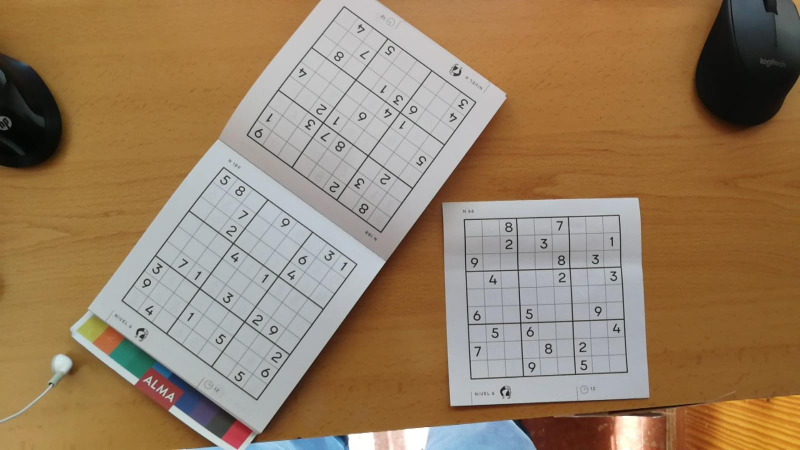
%> input picture Segmentacion/Sudoku7.jpeg, 1600 x 900 px (shown at 1/2 size)
$ octave test_segmentation.m   (GNU Octave 9; MATLAB toolbox functions it lacks are replaced by stand-ins)
%> lines starting %> are read from the running program, lines starting %| are printed output that depends on the picture; in (x1, y1, x2, y2) boxes, pixels count from 0 and x2, y2 are one past the last pixel; in counts of white or black regions, pixels touching at a corner belong together; the program's own positions count from 1
%> further down, image is the input picture: size 900x1600x3 uint8; mean R, G, B 151.7, 127.2, 99
### Segmentacion/find_squares.m
function [squares,num_squares] = find_squares(image)

    %% Parameters
    open = 1000;        % Elimite small objects
    min_area = 10000;   % Elimite small objects
    u_max = 0.75;       % Maximum threshold
    u_min = 0.25;        % Minimum threshold

    display1 = 0;
    display2 = 0;
    display3 = 0;

    %% Preprocessed

    % Binarization using the Otsu method (adaptative)
    ImGRay = 255-rgb2gray(image);
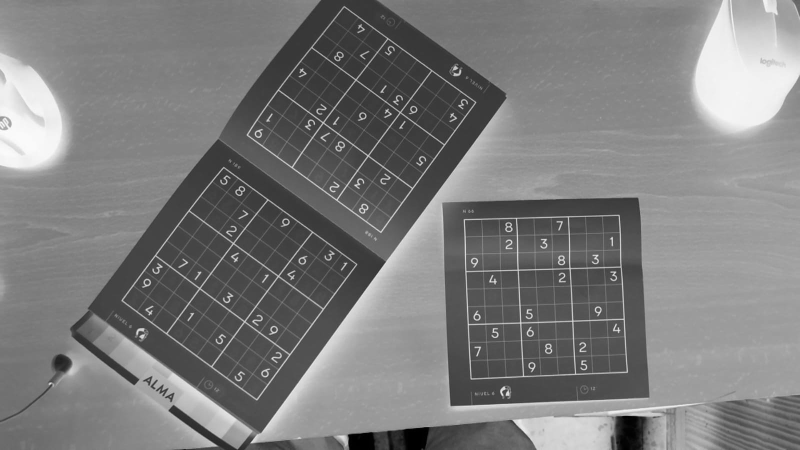
%> ImGRay: size 900x1600 uint8 (shown at 1/2 size); min 0, max 254, mean 123.7
    Ibw = imbinarize(ImGRay,'adaptive','Sensitivity',0.41);
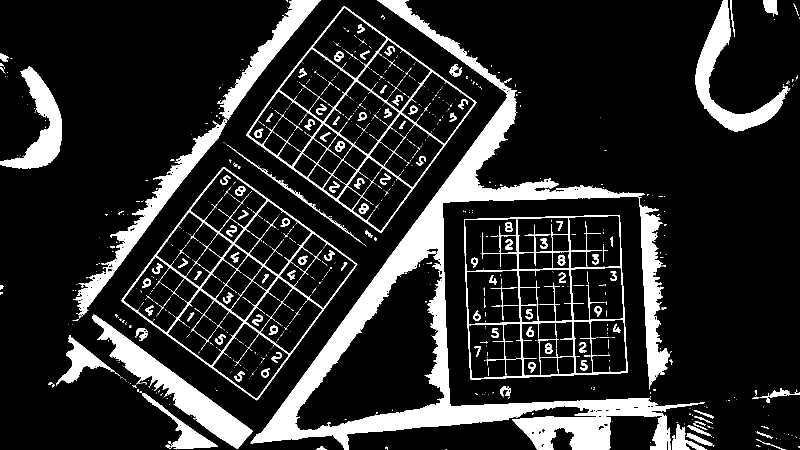
%> Ibw: size 900x1600 logical (shown at 1/2 size); 15% white; 1068 white regions (890 under 20 px), largest, box (x1, y1, x2, y2) and area: (501, 0, 1410, 900) 99070, (147, 0, 641, 637) 21610, (184, 629, 506, 898) 16178

    %% Image processing
    % Fill in the holes
    Ifill = imfill(Ibw,'holes');
%> Ifill: size 900x1600 logical; 38% white; 328 white regions (277 under 20 px), largest, box (x1, y1, x2, y2) and area: (501, 0, 1410, 900) 151734, (243, 334, 715, 801) 114239, (493, 12, 953, 466) 108461

    % Elimite small objects
    Iarea = bwareaopen(Ifill,open);
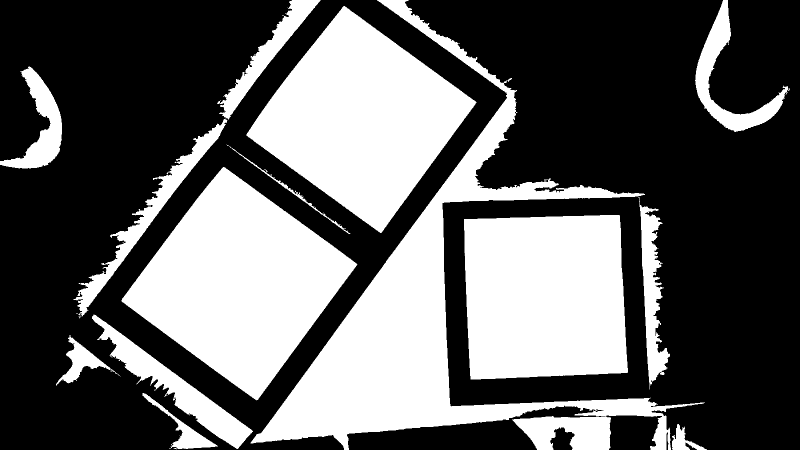
%> Iarea: size 900x1600 logical (shown at 1/2 size); 37.6% white; 12 white regions, largest, box (x1, y1, x2, y2) and area: (501, 0, 1410, 900) 151734, (243, 334, 715, 801) 114239, (493, 12, 953, 466) 108461


    % Label connected regions
    Iprocessed= bwlabel(Iarea);
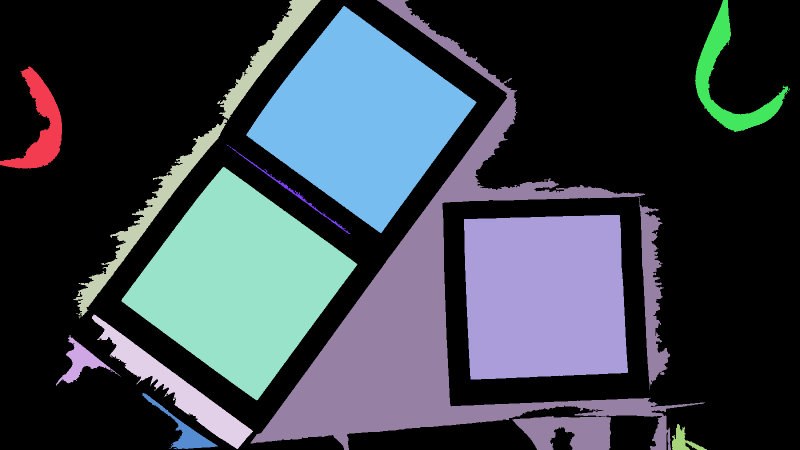
%> Iprocessed: size 900x1600 double (shown at 1/2 size); 13 distinct labels, from 0 to 12; one colour per label, 0 black

    % DISPLAY
    if(display1 == 1)
        figure('NumberTitle', 'off', 'Name', 'Preprocessed');
        subplot(1,5,1)
        imshow(image);
        title('Original image');

        subplot(1,5,2)
        imshow(Ibw)
        title('Binarized Image')

        subplot(1,5,3)
        imshow(Ifill)
        title('Fill image')

        subplot(1,5,4)
        imshow(Iarea)
        title('Image without small objects')

        subplot(1,5,5)
        imshow(Iprocessed,[])
        colormap(gca,[0,0,0;colorcube])
        title('Connected regions')
    end

    %% Identification

    % Binarized, filled with convex image and its area
    prop_im1 = regionprops(Iprocessed,'Image','ConvexImage','Area');
%> prop_im1 = 12 regions; largest, Area: 151734, 114239, 108461, 100252, 21955

    % DISPLAY
    if(display2 == 1)
        % Show the signature of each object
        figure('NumberTitle', 'off', 'Name', 'Signatures');
        cont = 1;   % Auxiliary variables to display
    end

    num_squares = 0;  % Auxiliary variables to count number of sudokus

    square = [];
    IndSquare = [];
    aux_display = [];
    for k = 1:numel(prop_im1)

        % Elimite small areas
        if (prop_im1(k).Area > min_area)
            aux_display = [aux_display k];
            % Calculation of the normalized signature
            [sig_ang,sig_val] = signature(prop_im1(k).ConvexImage);

            % Calculation of maximums:
            up_cut = find(sig_val >= u_max);
            sz = size(up_cut)-1;
            n_maximum = 1;
            for i=1:sz(1)
                if((up_cut(i+1) - up_cut(i)) > 10)
                    n_maximum = n_maximum + 1;
                end
            end

            % Calculation of minimums:
            bottom_cut = find(sig_val <= u_min);
            sz = size(bottom_cut)-1;
            n_minimum = 1;
            for i=1:sz(1)
                if((bottom_cut(i+1) - bottom_cut(i)) > 10)
                    n_minimum = n_minimum + 1;
                end
            end

            % If it has 4 minimum and 5 maximum it is a square and it is saved
            if(n_maximum == 5 && n_minimum == 4)
                IndSquare(num_squares+1) = k;
                num_squares = num_squares+1;
            end
        end
    end
%> this loop made 12 passes
%> (aux_display, mx in signature, my in signature, maximum in signature) on passes 3, 4, 5, 8, 9, 10, 12: (3, 305.2, 236.4, 380), ([3 4], 139.6, 152.3, 151), ([3 4 5], 233.8, 236.7, 844), ([3 4 5 8], 227.8, 230.4, 825), ([3 4 5 8 9], 565.1, 427.8, 174), ([3 4 5 8 9 10], 164.2, 162.6, 162), ([3 4 5 8 9 10 12], 142.9, 82.99, 33)
%> pass 3, in signature, `ims = bwperim(imb);`:
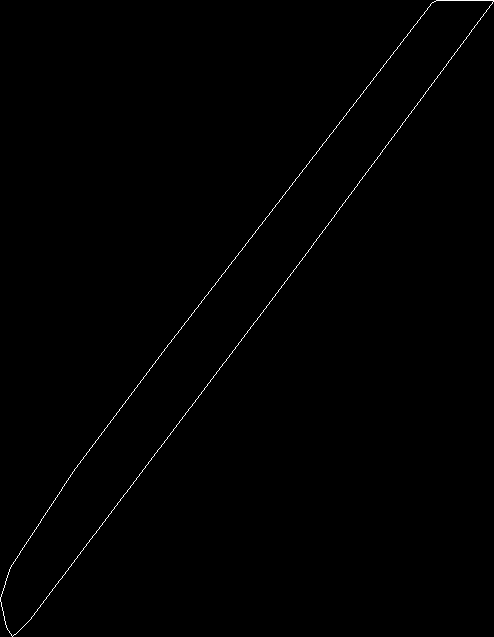
%> ims: size 637x494 logical; 0.42% white in thin lines or dots
%> after the loop, IndSquare = [5 8 10]; bottom_cut = 186 values from 79 to 527; n_maximum = 2; n_minimum = 2; sig_ang = 595 values from 0.00831 to 6.28; sig_val = 595 values, max 1 at index 595, min 0 at index 481, mean 0.433; up_cut = 48 values from 1 to 595

    % DISPLAY
    if(length(aux_display) > 0 && display2 == 1)
        for i=1:length(aux_display)
            % Show the process
            subplot(length(aux_display),3,cont)
            imshow(prop_im1(aux_display(i)).Image);
            title('Region');
            subplot(length(aux_display),3,cont+1)
            imshow(prop_im1(aux_display(i)).ConvexImage);
            title('Convex image');
            subplot(length(aux_display),3,cont+2)
            % Show the signature
                % Calculation of the normalized signature
                [sig_ang,sig_val] = signature(prop_im1(aux_display(i)).ConvexImage);

                % Calculation of maximums:
                up_cut = find(sig_val >= u_max);
                sz = size(up_cut)-1;
                n_maximum = 1;
                for i=1:sz(1)
                    if((up_cut(i+1) - up_cut(i)) > 10)
                        n_maximum = n_maximum + 1;
                    end
                end

                % Calculation of minimums:
                bottom_cut = find(sig_val <= u_min);
                sz = size(bottom_cut)-1;
                n_minimum = 1;
                for i=1:sz(1)
                    if((bottom_cut(i+1) - bottom_cut(i)) > 10)
                        n_minimum = n_minimum + 1;
                    end
                end
            plot(sig_ang,sig_val);
            title(sprintf('Signature: Nmax = %d y Nmin = %d', n_maximum,n_minimum));
            cont=cont+3;
        end
    end

    %% Squares extraction
    for k = 1:num_squares
        % The square region of the original is segmented (Just for display)
        ImSquare = (Iprocessed == IndSquare(k));
        ImSudoku(:,:,1) = double(image(:,:,1)) .* (ImSquare);
        ImSudoku(:,:,2) = double(image(:,:,2)) .* (ImSquare);
        ImSudoku(:,:,3) = double(image(:,:,3)) .* (ImSquare);
        ImSudoku = ImSudoku/255;
        ImSudoku = 1-abs(ImSudoku);

        % The square region of the binarized is segmented
        ImSudokub(:,:,1) = double(Ibw(:,:)) .* (ImSquare);

        % They rotate
        ImH = hough(ImSudokub);
        p = houghpeaks(ImH,1);
        ang = p(:,2);

        % Wrap angle
        if(ang >= 170)
            ang = ang - 180;
        elseif(ang >= 90)
            ang = ang - 90;
        elseif(ang > 80)
            ang = ang - 90;
        end
        ImR  = imrotate(ImSudoku,ang);
        ImRb = imrotate(ImSudokub,ang);


        % Extraction
        [rows, columns] = find(ImRb);
        row1 = min(rows);
        row2 = max(rows);
        col1 = min(columns);
        col2 = max(columns);
        Sudoku = ImR(row1:row2, col1:col2); % Crop image.

        st1 = string("squares.Image");
        st2 = string(k);
        st3 = string(" = Sudoku;");
        st = strcat(st1,st2,st3);
        eval(st);

        % DISPLAY
        if(display3 == 1)
            figure('NumberTitle', 'off', 'Name', 'Result');
            subplot(1,4,1)
            imshow(ImSudoku)
            title('Sudoku segmented');

            subplot(1,4,2)
            imshow(ImR)
            title('Sudoku rotate');

            subplot(1,4,3)
            imshow(ImRb)
            title('Sudoku rotate and binarized');

            subplot(1,4,4)
            imshow(Sudoku)
            title('Extracted');
        end
    end
end

### Segmentacion/signature.m
function [angle,value] = signature(imb)

    % Returns the signature of a binary object
    ims = bwperim(imb);                    % Gets the contour pixels
    [x,y] = find (ims);                    % Get the coordinates
    mx = mean(x);                          % Get the centroid
    my = mean(y);
    distance = sqrt((x-mx).^2+(y-my).^2);  % Distance to centroid of contour points
    angle = atan2(y-my,x-mx);              % Angle of the contour point with respect to the centroid
    [angle,sequence] = sort(angle);        % Sort distance by angle
    s = distance(sequence);                % Signature

    % Normalization: Scaling Immunity
    s = s-min(s);
    s = s/max(s);

    % First angle -> furthest point: Immunity to rotation
    maximum = find(s == 1);
    sz = size(s);
    sr = circshift(s,[(sz(1)-maximum) 0]);

    % Resulting signature:
    angle = angle+pi;
    value = sr;
end

### Segmentacion/test_segmentation.m
%% Test segmentation
close all
clear all
clc
% 6(3),
image = imread('Sudoku7.jpeg');
%> (the run ends here)
